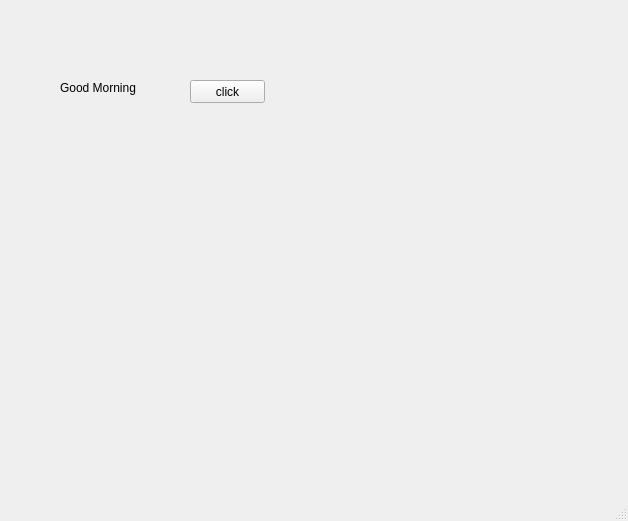
<?xml version="1.0" encoding="UTF-8"?>
<ui version="4.0">
 <class>MainWindow</class>
 <widget class="QMainWindow" name="MainWindow">
  <property name="geometry">
   <rect>
    <x>0</x>
    <y>0</y>
    <width>628</width>
    <height>521</height>
   </rect>
  </property>
  <property name="windowTitle">
   <string>MainWindow</string>
  </property>
  <widget class="QWidget" name="centralwidget">
   <widget class="QLabel" name="lbl">
    <property name="geometry">
     <rect>
      <x>60</x>
      <y>80</y>
      <width>81</width>
      <height>16</height>
     </rect>
    </property>
    <property name="text">
     <string>Good Morning</string>
    </property>
   </widget>
   <widget class="QPushButton" name="pb">
    <property name="geometry">
     <rect>
      <x>190</x>
      <y>80</y>
      <width>75</width>
      <height>23</height>
     </rect>
    </property>
    <property name="text">
     <string>click</string>
    </property>
   </widget>
  </widget>
  <widget class="QMenuBar" name="menubar">
   <property name="geometry">
    <rect>
     <x>0</x>
     <y>0</y>
     <width>628</width>
     <height>21</height>
    </rect>
   </property>
  </widget>
  <widget class="QStatusBar" name="statusbar"/>
 </widget>
 <resources/>
 <connections/>
</ui>
